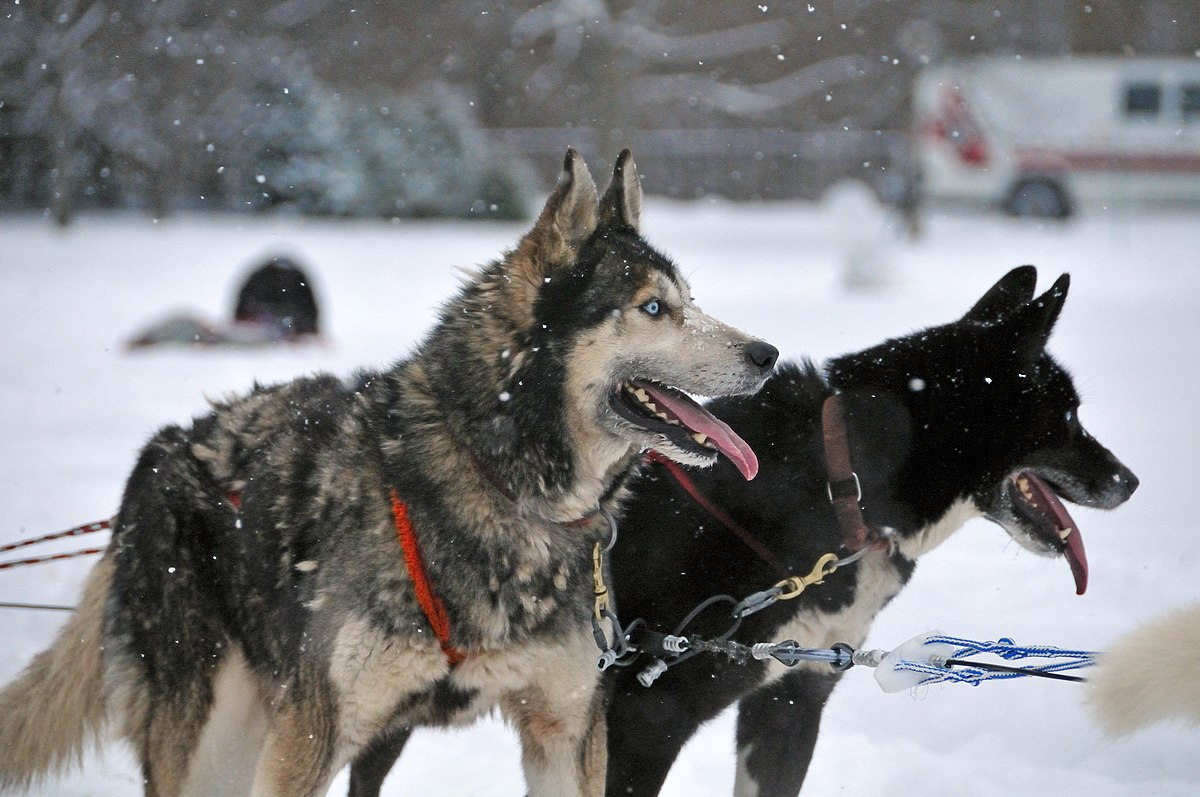
#> input picture OpenCV/Files/dog.jpg, 1200 x 797 px
$ python Masking.py
#> lines starting #> are read from the running program, lines starting #| are printed output that depends on the picture; after the words box and inside, x2 and y2 are one past the last pixel; in counts of white or black regions, pixels touching at a corner belong together
import cv2 as cv
import os
import numpy as np

"""
# Masking
"""
oldwd = os.getcwd()
os.chdir("..\Files")

dg_image = cv.imread(os.getcwd() + "/dog.jpg")
#> dg_image is the input picture: shape (797, 1200, 3); mean B, G, R 129.8, 128.2, 128
os.chdir(oldwd)

# %%
dg_mask = np.zeros(dg_image.shape[:2], dtype="uint8")

circ = cv.circle(dg_mask, (dg_image.shape[1] // 2 + 10, dg_image.shape[0] // 2 - 50), 170, 255, -1)
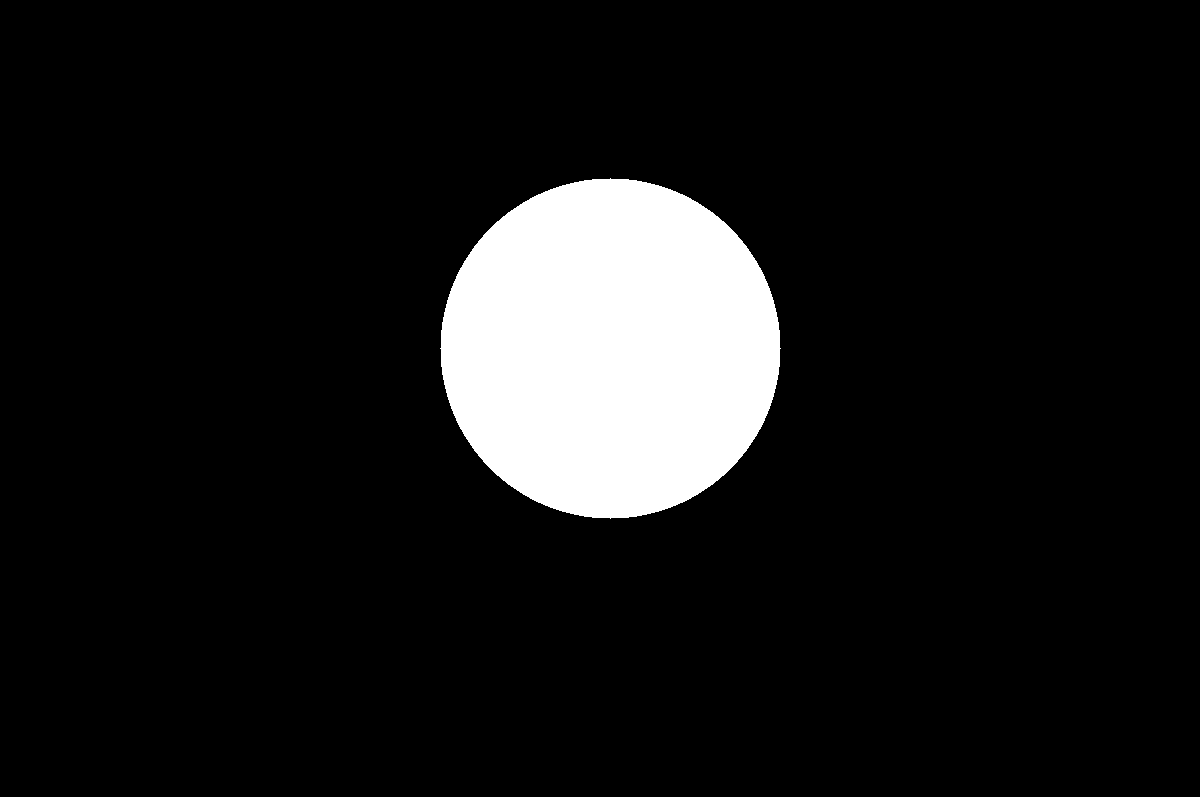
#> dg_mask: shape (797, 1200); 9.5% white; 1 white region, box (x1, y1, x2, y2) and area: (440, 178, 781, 519) 90785

masked_image = cv.bitwise_and(dg_image.copy(), dg_image.copy(), mask=circ)
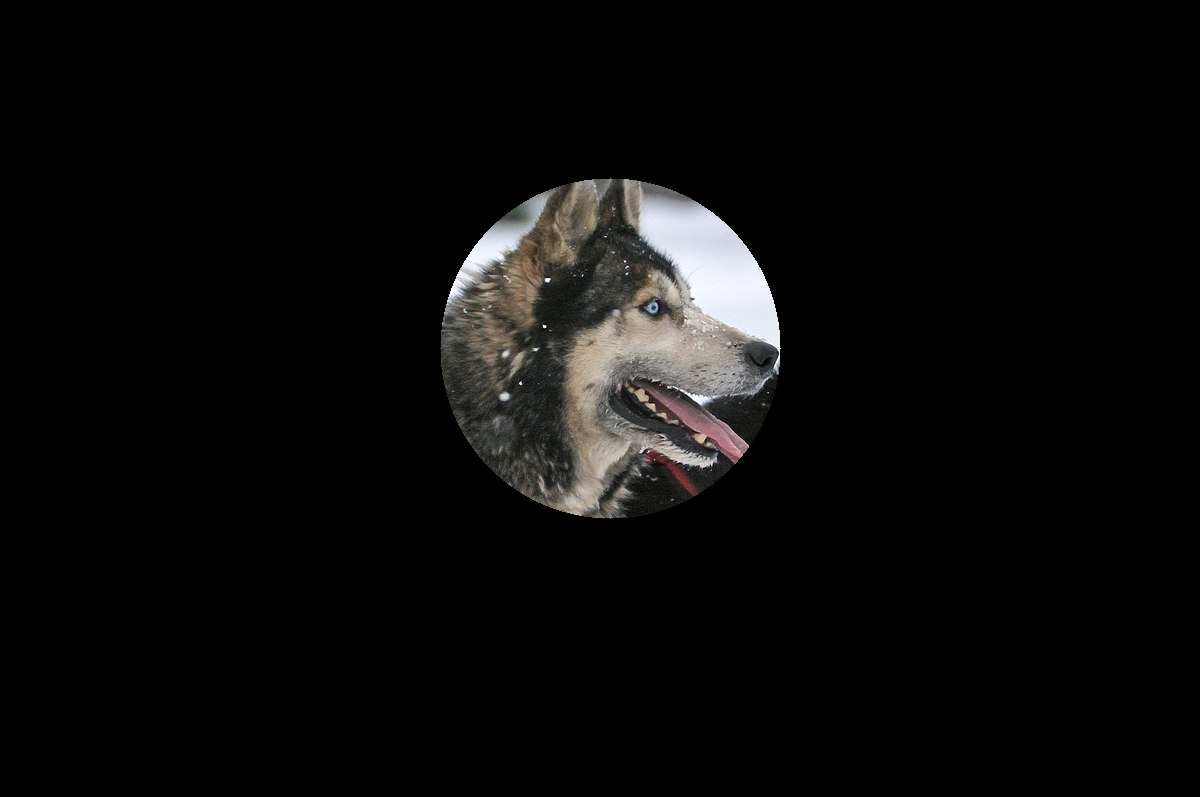
#> masked_image: shape (797, 1200, 3); mean B, G, R 10, 10.4, 10.7

cv.imshow("masked", masked_image)
cv.waitKey(0)

# %%
# Blur particular mask portion of an image

mask_blur = cv.blur(dg_image, (7, 7))
out = dg_image.copy()
out[circ > 0] = mask_blur[circ > 0]
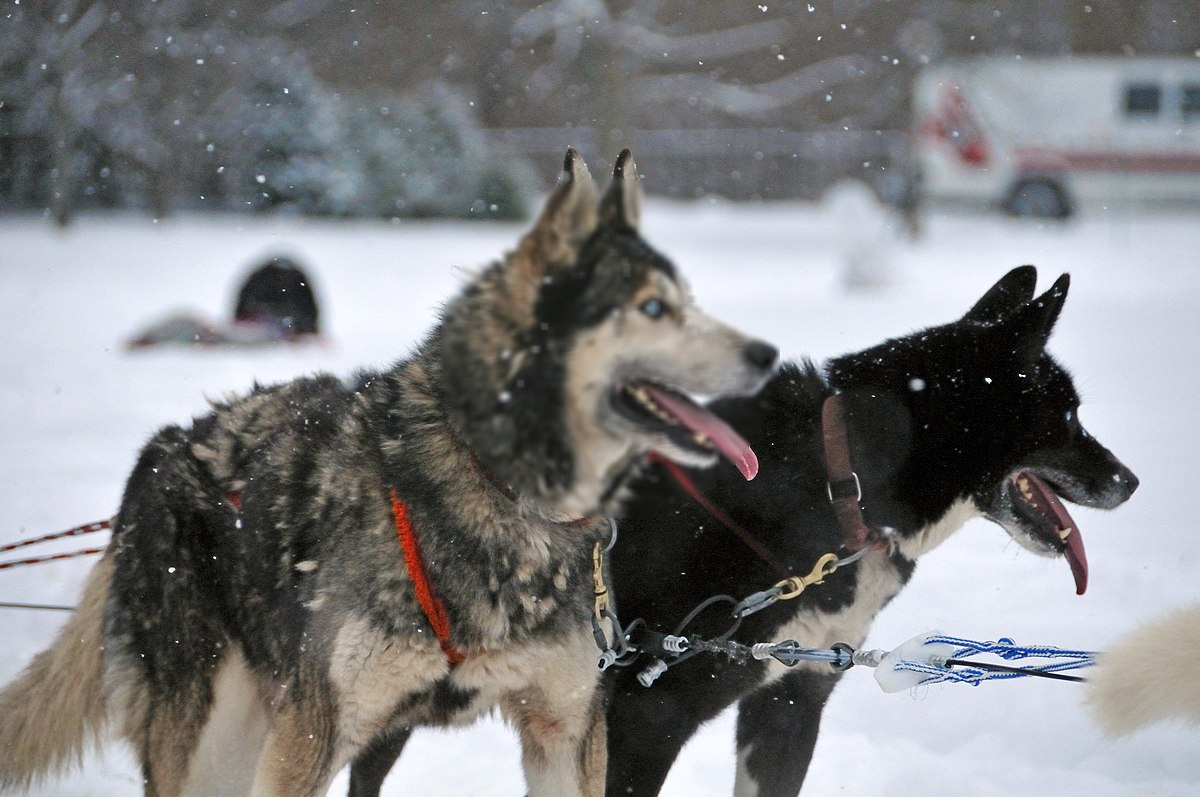
#> out: shape (797, 1200, 3); 9.23% of pixels changed, all inside (x1, y1, x2, y2) = (440, 178, 781, 519)
cv.imshow("mask_blur", out)

cv.waitKey(0)
